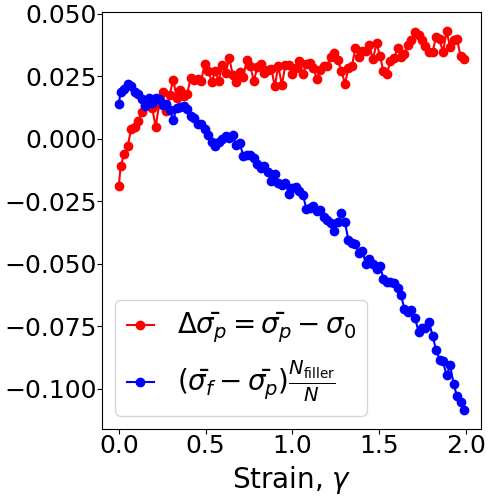

Python code for this plot:
#!/usr/bin/env python3
# -*- coding: utf-8 -*-
"""
created on Fri March 3 05:48:00 2023

@author: pierrekawak
"""

import sys
import numpy as np
import matplotlib.pyplot as plt
import matplotlib
#matplotlib.use('tkagg')
import pandas as pd

# figure settings
test = 1
fontsize  = 20
labelsize = 18
figsize   = (4.9, 5.0)
bin       = 1
num_bins  = 20
pt_to_in  = 72
filter_min_shear = 0.0
filter_shear = 500
neat_marker = "^"
filled_marker = "o"
neat_color = "r"
filler_color = "b"
filled_color = "#808080"
polymer_color = "r"

# constants
Npolymer = 102500
Nfiller  = 51450
Ntotal   = Npolymer+Nfiller

neat_file_name   = "../data_files/neat_deform_dataframe.out"
filled_file_name = "../data_files/filled_deform_dataframe.out"
neat_base_file_name   = "../data_files/neat_npt_dataframe.out"
filled_base_file_name = "../data_files/filled_npt_dataframe.out"

neat_df          = pd.read_csv(neat_file_name)
filled_df        = pd.read_csv(filled_file_name)
neat_base_df     = pd.read_csv(neat_base_file_name)
filled_base_df   = pd.read_csv(filled_base_file_name)
neat_df       ["pnorm"] = neat_df["v_pyy"] + neat_df["v_pzz"]
filled_df     ["pnorm"] = filled_df["v_pyy"] + filled_df["v_pzz"]
neat_base_df  ["pnorm"] = neat_base_df["v_pyy"] + neat_base_df["v_pzz"]
filled_base_df["pnorm"] = filled_base_df["v_pyy"] + filled_base_df["v_pzz"]

neat_df          = neat_df[neat_df["v_shear_shift"] < filter_shear]
filled_df        = filled_df[filled_df["v_shear_shift"] < filter_shear]
neat_base_df     = neat_base_df[neat_base_df["v_shear_shift"] < filter_shear]
filled_base_df   = filled_base_df[filled_base_df["v_shear_shift"] < filter_shear]
neat_df          = neat_df[neat_df["v_shear_shift"] > filter_min_shear]
filled_df        = filled_df[filled_df["v_shear_shift"] > filter_min_shear]
neat_base_df     = neat_base_df[neat_base_df["v_shear_shift"] > filter_min_shear]
filled_base_df   = filled_base_df[filled_base_df["v_shear_shift"] > filter_min_shear]

neat_base_df     = neat_base_df.mean()
filled_base_df   = filled_base_df.mean()

if bin:
  bins = np.linspace(np.amin(neat_df["Time"]), np.amax(neat_df["Time"])+1, int(len(neat_df["Time"])/num_bins))
  neat_df["Time_Binned"] = pd.cut(neat_df["Time"], bins, right=False)
  neat_df = neat_df.groupby("Time_Binned", as_index=False).mean()

  bins = np.linspace(np.amin(filled_df["Time"]), np.amax(filled_df["Time"])+1, int(len(filled_df["Time"])/num_bins))
  filled_df["Time_Binned"] = pd.cut(filled_df["Time"], bins, right=False)
  filled_df = filled_df.groupby("Time_Binned", as_index=False).mean()

# gotta add the quiescent at 0
neat_shear    = np.append(0, neat_df["v_shear_shift"])
filled_shear  = np.append(0, filled_df["v_shear_shift"])
neat_stress   = np.append(neat_base_df["v_pxx"], neat_df["v_pxx"])
filled_stress = np.append(filled_base_df["v_pxx"], filled_df["v_pxx"])
neat_stress_norm   = -np.append(neat_base_df["pnorm"], neat_df["pnorm"])
filled_stress_norm = -np.append(filled_base_df["pnorm"], filled_df["pnorm"])
neat_stress_norm   = -neat_df["pnorm"]
filled_stress_norm = -filled_df["pnorm"]

filled_polymer_pi = np.append(filled_base_df["c_pxx_polymer[1]"]/Npolymer, filled_df["c_pxx_polymer[1]"]/Npolymer)
filled_filler_pi  = np.append(filled_base_df["c_pxx_filler[1]"]/Nfiller, filled_df["c_pxx_filler[1]"]/Nfiller)

filled_polymer_pi_norm = -np.append(filled_base_df["c_pxx_polymer[2]"]/Npolymer + filled_base_df["c_pxx_polymer[3]"]/Npolymer, filled_df["c_pxx_polymer[2]"]/Npolymer + filled_df["c_pxx_polymer[3]"]/Npolymer)
filled_filler_pi_norm  = -np.append(filled_base_df["c_pxx_filler[2]"]/Nfiller   + filled_base_df["c_pxx_filler[3]"]/Nfiller  , filled_df["c_pxx_filler[2]"]/Nfiller   + filled_df["c_pxx_filler[3]"]/Nfiller  )
filled_polymer_pi_norm = -filled_df["c_pxx_polymer[2]"]/Npolymer - filled_df["c_pxx_polymer[3]"]/Npolymer
filled_filler_pi_norm  = -filled_df["c_pxx_filler[2]"]/Nfiller   - filled_df["c_pxx_filler[3]"]/Nfiller

filled_polymer_stress = np.append(filled_base_df["c_pxx_polymer[1]"]/Ntotal, filled_df["c_pxx_polymer[1]"]/Ntotal)
filled_filler_stress  = np.append(filled_base_df["c_pxx_filler[1]"]/Ntotal, filled_df["c_pxx_filler[1]"]/Ntotal)

filled_polymer_stress_norm = -np.append(filled_base_df["c_pxx_polymer[2]"]/Ntotal + filled_base_df["c_pxx_polymer[3]"]/Ntotal, filled_df["c_pxx_polymer[2]"]/Ntotal + filled_df["c_pxx_polymer[3]"]/Ntotal)
filled_filler_stress_norm  = -np.append(filled_base_df["c_pxx_filler[2]"]/Ntotal   + filled_base_df["c_pxx_filler[3]"]/Ntotal  , filled_df["c_pxx_filler[2]"]/Ntotal   + filled_df["c_pxx_filler[3]"]/Ntotal  )
filled_polymer_stress_norm = -filled_df["c_pxx_polymer[2]"]/Ntotal - filled_df["c_pxx_polymer[3]"]/Ntotal
filled_filler_stress_norm  = -filled_df["c_pxx_filler[2]"]/Ntotal  - filled_df["c_pxx_filler[3]"]/Ntotal

import os
basename = os.path.splitext(__file__)[0]

def common_format(ax):
  #ax.set_ylabel(r"Stress, $\sigma$", fontsize=fontsize)
  #ax.set_ylabel(r"Stress, $\sigma_{\mathrm{extensional}}$", fontsize=fontsize)
  ax.tick_params(axis='both', labelsize=labelsize, pad=0)
  ax.set_xlabel(r"Strain, $\gamma$", fontsize=fontsize)
  ax.legend(loc='best', fontsize=fontsize, handlelength=1.0)
  if test == 0:
    plt.subplots_adjust(left=0.1, bottom=0.1, right=0.999, top=0.999)

fig, ax = plt.subplots(1, 1, sharex=True, figsize=figsize, constrained_layout=test)

#ax.plot(neat_shear  , neat_stress  , marker=neat_marker, alpha=0.3, label=r"$\sigma_{0}$")
#ax.plot(filled_shear, filled_stress        , marker=filled_marker, color='b', label=r"$\sigma$")
#ax.plot(filled_shear, filled_filler_pi , marker='s', color='c', label=r"$\pi_{f}$")
#ax.plot(filled_shear, filled_polymer_pi, marker='s', color='r', label=r"$\pi_{p}$")
#ax.plot(filled_shear, filled_filler_stress , marker=filled_marker, color='c', label=r"$\sigma_{f}$")
#ax.plot(filled_shear, filled_polymer_stress, marker=filled_marker, color='r', label=r"$\sigma_{p}$")
#ax.plot(filled_shear, (filled_filler_stress+filled_polymer_stress), ls='', marker='^', color='b', label=r"$\sigma_{p}+\sigma_{f}$")
#ax.set_ylabel(r"Stress, $\sigma$", fontsize=fontsize)
#
#ax.plot(filled_shear, filled_stress-neat_stress, marker=filled_marker, label=r"$\Delta \sigma$")
#ax.plot(filled_shear, filled_polymer_pi-neat_stress, marker='^', color='r', label=r"$\Delta \bar{\sigma_{p}} = \bar{\sigma_{p}} - \sigma_{0}$")
#ax.plot(filled_shear, filled_polymer_pi, marker=filled_marker, color='r', label=r"$\bar{\sigma_{p}}$")
#ax.plot(filled_shear, filled_filler_pi, marker=filled_marker, color='b', label=r"$\bar{\sigma_{f}}$")
#ax.plot(filled_shear, (filled_filler_pi - filled_polymer_pi) * Nfiller/Ntotal, marker='^', color='b', label=r"$(\bar{\sigma_{f}} - \bar{\sigma_{p}})\frac{N_{\mathrm{filler}}}{N}$")
#ax.set_ylabel(r"$\sigma_{\mathrm{Filled}} - \sigma_{\mathrm{Neat}}$", fontsize=fontsize)

ax.plot(filled_shear, filled_polymer_pi-neat_stress, marker=filled_marker, color='r', label=r"$\Delta \bar{\sigma_{p}} = \bar{\sigma_{p}} - \sigma_{0}$")#, label=r"How filler modifies polymer response $\Delta \bar{\sigma_{p} = \bar{\sigma_{p} - \sigma_{0}$")
ax.plot(filled_shear, (filled_filler_pi - filled_polymer_pi) * Nfiller/Ntotal, marker=filled_marker, color='b', label=r"$(\bar{\sigma_{f}} - \bar{\sigma_{p}})\frac{N_{\mathrm{filler}}}{N}$")#, label=r"Direct excess contribution of filler $(\bar{\sigma_{f} - \bar{\sigma_{p})\frac{N_{\mathrm{filler}}}{N}$")
common_format(ax)
#ax.set_ylabel(r"$\sigma_{\mathrm{Filled}} - \sigma_{\mathrm{Neat}}$", fontsize=fontsize)
plt.savefig(basename+".png")

fig, ax = plt.subplots(1, 1, sharex=True, figsize=figsize, constrained_layout=test)

ax.plot(filled_shear[1:], filled_polymer_pi_norm - neat_stress_norm, marker=filled_marker, color='r', label=r"$\Delta \bar{P_{p}} = \bar{P_{p}} - P_{0}$")
ax.plot(filled_shear[1:], (filled_filler_pi_norm - filled_polymer_pi_norm) * Nfiller/Ntotal, marker=filled_marker, color='b', label=r"$(\bar{P_{f}} - \bar{P_{p}})\frac{N_{\mathrm{filler}}}{N}$")
common_format(ax)
#ax.set_ylabel(r"$\P_{\mathrm{Filled}} - \P_{\mathrm{Neat}}$", fontsize=fontsize)
plt.savefig(basename+".norm.png")
